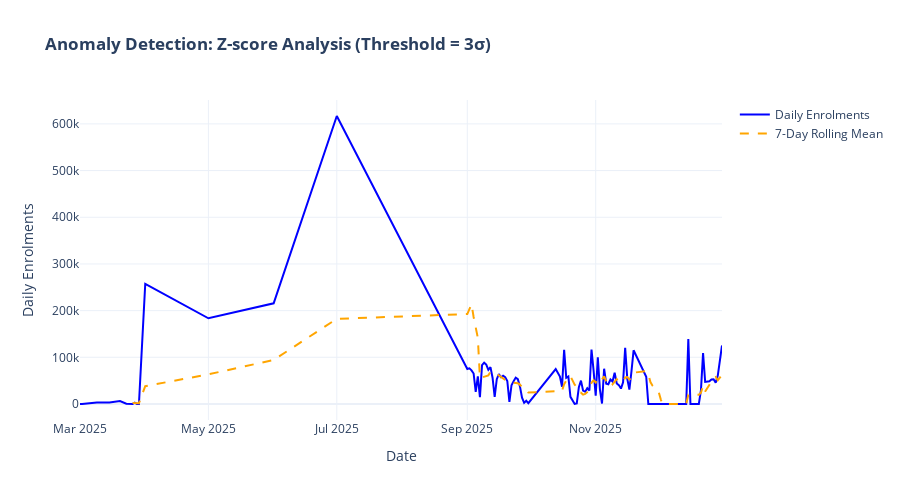

This figure's notebook cell:
### Code cell
# 5.5 Anomaly Detection - Z-score Time Series
# Calculate z-scores
nat_daily = national_daily.copy()
nat_daily["rolling_mean"] = nat_daily["total_enrol"].rolling(window=7, min_periods=7).mean()
nat_daily["rolling_std"] = nat_daily["total_enrol"].rolling(window=7, min_periods=7).std()
nat_daily["z_score"] = (nat_daily["total_enrol"] - nat_daily["rolling_mean"]) / (nat_daily["rolling_std"] + 1e-9)
nat_daily["is_anomaly"] = nat_daily["z_score"].abs() > 3.0

fig5 = go.Figure()
fig5.add_trace(go.Scatter(
    x=nat_daily["date"], y=nat_daily["total_enrol"],
    name="Daily Enrolments", mode="lines", line=dict(color="blue", width=2)
))
fig5.add_trace(go.Scatter(
    x=nat_daily["date"], y=nat_daily["rolling_mean"],
    name="7-Day Rolling Mean", mode="lines", line=dict(color="orange", width=2, dash="dash")
))

# Highlight anomalies
anomalies = nat_daily[nat_daily["is_anomaly"]]
if len(anomalies) > 0:
    fig5.add_trace(go.Scatter(
        x=anomalies["date"], y=anomalies["total_enrol"],
        name="Anomalies (Z > 3σ)", mode="markers", 
        marker=dict(size=10, color="red", symbol="star")
    ))

fig5.update_layout(
    title="<b>Anomaly Detection: Z-score Analysis (Threshold = 3σ)</b>",
    xaxis_title="Date", yaxis_title="Daily Enrolments",
    hovermode="x unified", height=500, template="plotly_white",
    font=dict(size=12)
)
fig5.show()

print(f"Total anomalies detected: {nat_daily['is_anomaly'].sum()}")
print(f"Data quality assessment: {'EXCELLENT' if nat_daily['is_anomaly'].sum() == 0 else 'REQUIRES REVIEW'}")
